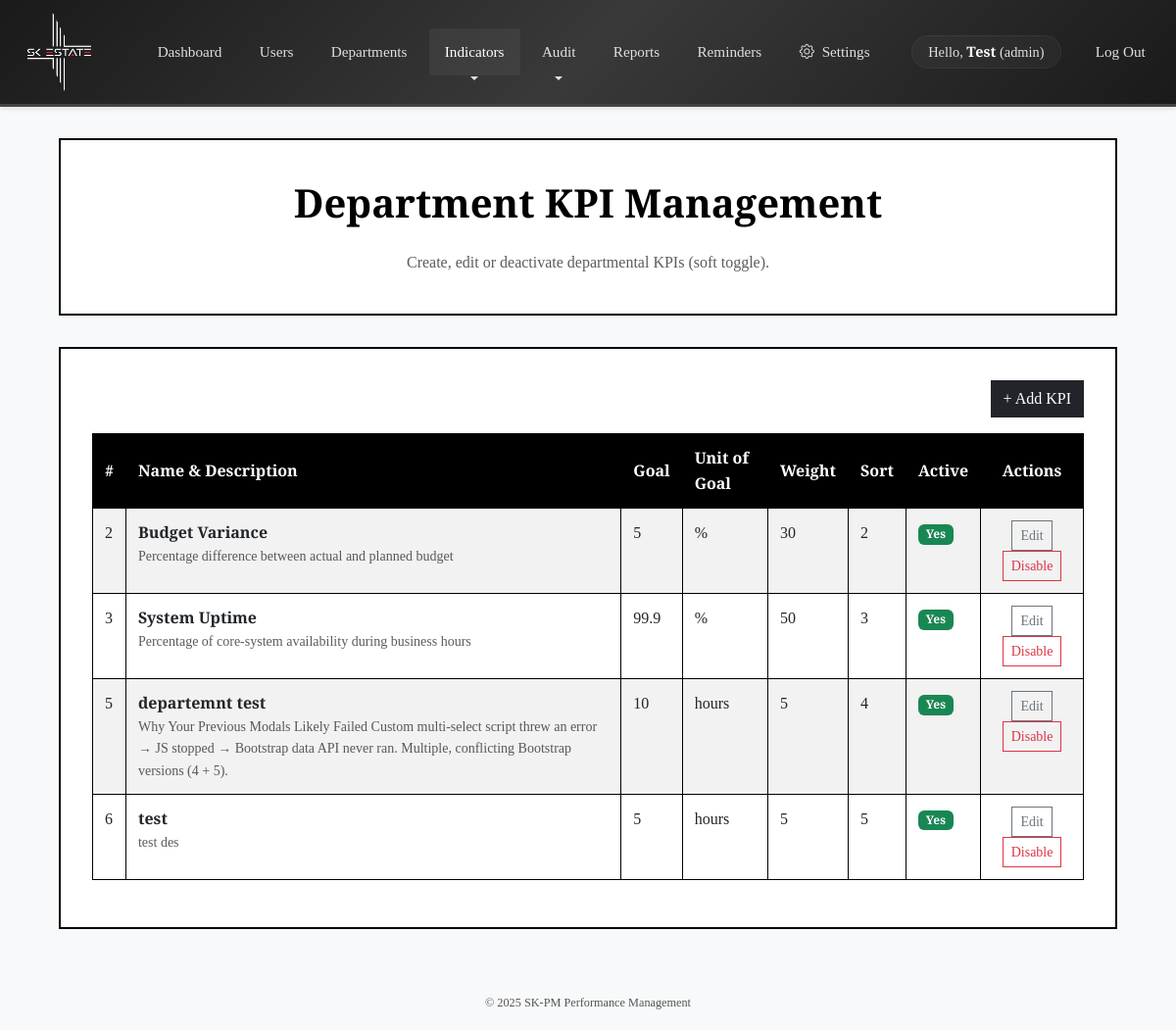
The page /department_indicators.php (signed in) on the database as committed earlier.
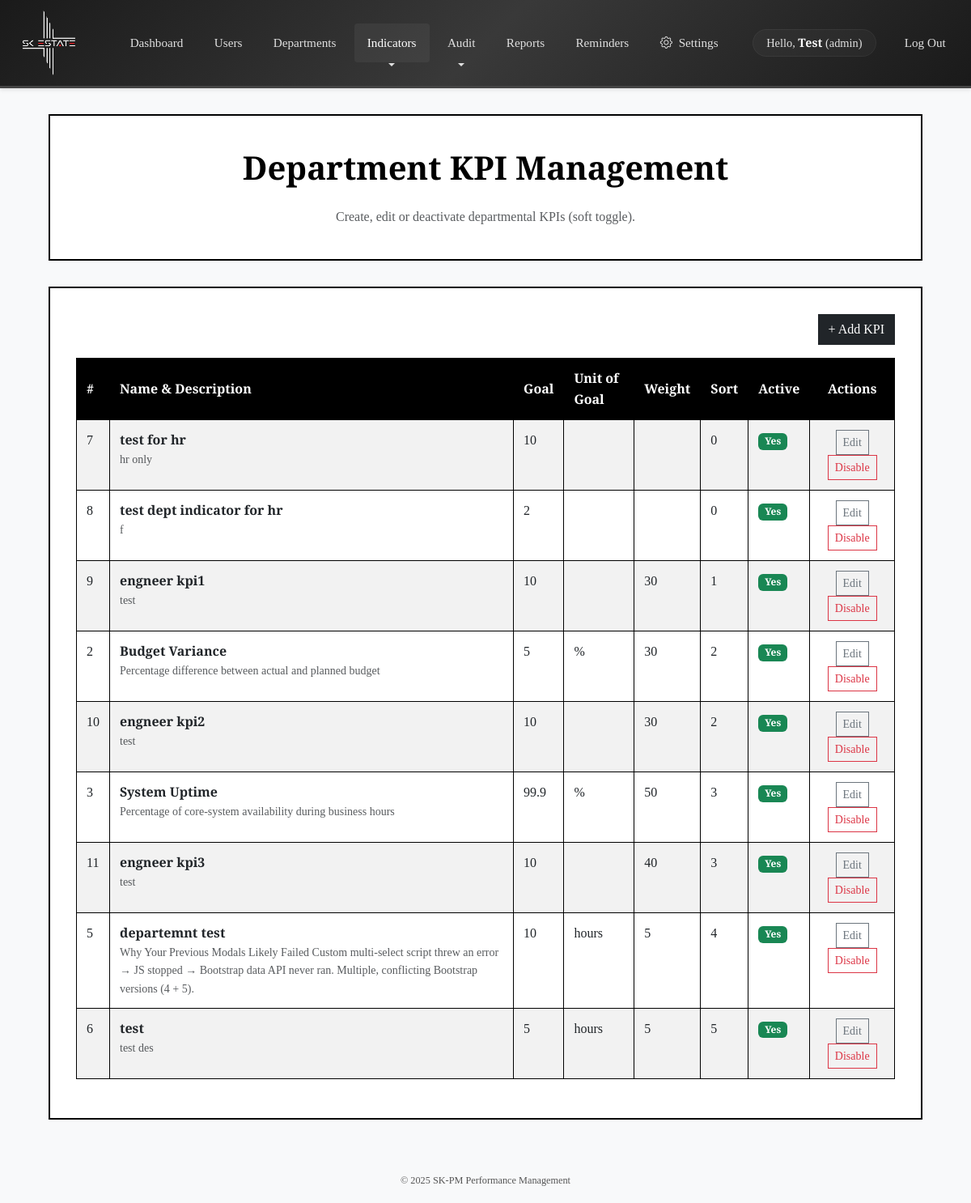
The same page on the database as committed later.
### tables this page shows
CREATE TABLE `users` (
  `user_id` int(11) NOT NULL,
  `name` varchar(100) NOT NULL,
  `email` varchar(255) NOT NULL,
  `password_hash` varchar(255) NOT NULL,
  `role_id` int(11) NOT NULL,
  `dept_id` int(11) DEFAULT NULL,
  `phone` varchar(20) DEFAULT NULL,
  `telegram_chat_id` bigint(20) DEFAULT NULL,
  `position` varchar(100) DEFAULT NULL,
  `birth_date` date DEFAULT NULL,
  `hire_date` date DEFAULT NULL,
  `rating_window_days` int(11) DEFAULT 0,
  `active` tinyint(1) DEFAULT 1,
  `email_verified` tinyint(1) DEFAULT 0,
  `email_verification_token` varchar(255) DEFAULT NULL,
  `email_verification_expires` datetime DEFAULT NULL
);

CREATE TABLE `department_indicators` (
  `indicator_id` int(11) NOT NULL,
  `name` varchar(255) NOT NULL,
  `description` text DEFAULT NULL,
  `responsible_departments` varchar(255) DEFAULT NULL,
  `default_goal` float NOT NULL,
  `unit_of_goal` varchar(50) DEFAULT NULL,
  `unit` varchar(50) DEFAULT NULL,
  `way_of_measurement` varchar(255) DEFAULT NULL,
  `default_weight` int(11) DEFAULT NULL,
  `sort_order` int(11) DEFAULT NULL,
  `active` tinyint(1) DEFAULT 1
);

### backend/user_controller.php (called while the page is built, shortened)
<?php
require_once __DIR__ . '/db.php';
function getUser(int $id): ?array
{
    global $pdo;
    $sql = "
    SELECT
        u.user_id,
        u.name,
        u.email,
        u.phone,
        u.position,
        u.birth_date,
        u.hire_date,
        u.rating_window_days,
        /* make sure the chat ID comes through */
        COALESCE(u.telegram_chat_id, ut.telegram_chat_id) AS telegram_chat_id,
        u.role_id,
        r.role_name,
        u.dept_id,
        d.dept_name,
        u.active
    FROM users u
    JOIN roles r             ON r.role_id  = u.role_id
    LEFT JOIN departments d  ON d.dept_id  = u.dept_id
    /* grab chat ID from user_telegram too, in case that table has the latest value */
    LEFT JOIN user_telegram ut ON ut.user_id = u.user_id AND ut.verified = 1
    WHERE u.user_id = :id
    LIMIT 1
    ";
    $stmt = $pdo->prepare($sql);
    $stmt->execute(['id' => $id]);
    $user = $stmt->fetch(PDO::FETCH_ASSOC);
    return $user ?: null;
}

### backend/indicator_controller.php (called while the page is built, shortened)
<?php
final class IndicatorRepository
{
    private PDO $pdo;
    public function __construct(PDO $pdo)
    {
        $this->pdo = $pdo;
    }
    public function fetchDepartmentIndicators(bool $onlyActive = false): array
    {
        $sql    = "SELECT * FROM department_indicators";
        $params = [];
        $sql .= " ORDER BY sort_order ASC";
        return $this->runSelect($sql, $params);
    }
    private function runSelect(string $sql, array $params): array
    {
        $stmt = $this->pdo->prepare($sql);
        $stmt->execute($params);
        return $stmt->fetchAll(PDO::FETCH_ASSOC);
    }
}

### department_indicators.php (the view, shortened to what this page needs)
<?php
require_once __DIR__ . '/backend/indicator_controller.php';
require_once __DIR__ . '/backend/department_controller.php';
$indicatorRepo = new IndicatorRepository($pdo);
$indicators      = $indicatorRepo->fetchDepartmentIndicators(false);
include __DIR__ . '/partials/navbar.php';
?>
<!DOCTYPE html>
<html lang="en">
<head>
  <link href="https://cdn.jsdelivr.net/npm/bootstrap@5.3.0/dist/css/bootstrap.min.css"
    rel="stylesheet"
>
  <link href="https://cdn.jsdelivr.net/npm/bootstrap-icons@1.11.3/font/bootstrap-icons.css" rel="stylesheet">
  <link rel="stylesheet" href="./assets/css/style.css">
</head>
<body class="font-serif bg-light text-dark">
  <header class="data-container text-center py-4">
    <h1>Department KPI Management</h1>
    <p class="text-muted">Create, edit or deactivate departmental KPIs (soft toggle).</p>
  </header>
  <main class="data-container mb-5">
    <div class="text-end mb-3">
      <button class="btn btn-dark" data-bs-toggle="modal" data-bs-target="#createModal" id="openCreate">+ Add KPI</button>
    </div>
    <div class="table-responsive">
      <table class="table table-striped table-bordered align-middle">
        <thead class="table-dark">
          <tr>
            <th>#</th>
            <th>Name & Description</th>
            <th>Goal</th>
            <th>Unit of Goal</th>
            <th>Weight</th>
            <th>Sort</th>
            <th>Active</th>
            <th class="text-center">Actions</th>
          </tr>
        </thead>
        <tbody>
          <?php foreach ($indicators as $ind): ?>
            <?php
            $full = trim((string)$ind['description']);
            $short = $full;
            ?>
            <tr class="<?= $ind['active'] ? '' : 'table-danger' ?>">
              <td><?= $ind['indicator_id'] ?></td>
              <td>
                <strong><?= htmlspecialchars($ind['name']) ?></strong>
                <?php if ($full !== ''): ?>
                  <div class="text-muted small desc-wrap">
                    <span class="short"><?= htmlspecialchars($short) ?></span>
                  </div>
                <?php endif; ?>
              </td>
              <td><?= htmlspecialchars((string)$ind['default_goal']) ?></td>
              <td><?= htmlspecialchars((string)$ind['unit_of_goal']) ?></td>
              <td><?= htmlspecialchars((string)$ind['default_weight']) ?></td>
              <td><?= htmlspecialchars((string)$ind['sort_order']) ?></td>
              <td><span class="badge bg-<?= $ind['active'] ? 'success' : 'secondary' ?>"><?= $ind['active'] ? 'Yes' : 'No' ?></span></td>
              <td class="text-center">
                <button class="btn btn-sm btn-outline-secondary" data-bs-toggle="modal" data-bs-target="#editModal<?= $ind['indicator_id'] ?>">Edit</button>
                <form method="post" class="d-inline" onsubmit="return confirm('Change status?');">
                  <button class="btn btn-sm btn-outline-<?= $ind['active'] ? 'danger' : 'success' ?>"><?= $ind['active'] ? 'Disable' : 'Enable' ?></button>
                </form>
              </td>
            </tr>
          <?php endforeach; ?>
        </tbody>
      </table>
    </div>
  </main>
  <footer class="footer py-3 text-center">
    <small>&copy; <?= date('Y') ?> SK-PM Performance Management</small>
  </footer>
</body>
</html>

### partials/navbar.php (shortened to what this page needs)
<?php
require_once __DIR__ . '/../backend/user_controller.php';
$user      = getUser($_SESSION['user_id']);
$roleId    = (int)($_SESSION['role_id'] ?? 0);
$roleName  = htmlspecialchars($_SESSION['role_name'] ?? '');
$userName  = htmlspecialchars($user['name']       ?? '');
$currentPage = basename($_SERVER['PHP_SELF']);
function isActivePage($page) {
    global $currentPage;
    return $currentPage === $page ? 'active' : '';
}
function isActiveDropdown($pages) {
    global $currentPage;
    return in_array($currentPage, $pages) ? 'active' : '';
}
?>
<!DOCTYPE html>
<html lang="en">
<head>
<link href="https://cdn.jsdelivr.net/npm/bootstrap@5.3.0/dist/css/bootstrap.min.css" rel="stylesheet">
<link href="https://cdn.jsdelivr.net/npm/bootstrap-icons@1.11.3/font/bootstrap-icons.css" rel="stylesheet">
<link rel="stylesheet" href="./assets/css/style.css">
</head>
<body>
<nav class="navbar navbar-expand-lg navbar-dark bg-dark mb-4">
  <div class="container-fluid">
  <a class="navbar-brand d-flex align-items-center" href="dashboard.php">
  <img src="./assets/logo/SKE.png" alt="SK Group" class="d-inline-block align-text-top">
</a>
    <div class="collapse navbar-collapse" id="navMenu">
      <ul class="navbar-nav me-auto">
        <li class="nav-item">
          <a class="nav-link <?= isActivePage('dashboard.php') ?>" href="dashboard.php">Dashboard</a>
        </li>
        <?php if ($roleId === 1): ?>
          <li class="nav-item"><a class="nav-link <?= isActivePage('users.php') ?>" href="users.php">Users</a></li>
          <li class="nav-item"><a class="nav-link <?= isActivePage('departments.php') ?>" href="departments.php">Departments</a></li>
          <li class="nav-item dropdown">
            <a class="nav-link dropdown-toggle <?= isActiveDropdown(['individual_indicators.php', 'department_indicators.php']) ?>" href="#" id="indicatorsDrop"
               role="button" data-bs-toggle="dropdown" aria-expanded="false">
              Indicators
            </a>
          </li>
          <li class="nav-item dropdown">
            <a class="nav-link dropdown-toggle <?= isActiveDropdown(['audit_evaluations.php', 'audit_departments.php']) ?>" href="#" id="auditDrop"
               role="button" data-bs-toggle="dropdown" aria-expanded="false">
              Audit
            </a>
          </li>
          <li class="nav-item"><a class="nav-link <?= isActivePage('reports.php') ?>" href="reports.php">Reports</a></li>
          <li class="nav-item"><a class="nav-link <?= isActivePage('reminders.php') ?>" href="reminders.php">Reminders</a></li>
          <li class="nav-item">
            <a class="nav-link <?= isActivePage('settings.php') ?>" href="settings.php">
              <i class="bi bi-gear me-1"></i> Settings
            </a>
          </li>
        <?php else: ?>
          <li class="nav-item"><a class="nav-link <?= isActivePage('evaluate.php') ?>" href="evaluate.php">
                Submit Ratings</a></li>
        <?php endif; ?>
      </ul>
      <ul class="navbar-nav ms-auto align-items-center">
        <li class="nav-item me-3">
          <span class="navbar-text">
            Hello, <strong><?= $userName ?></strong> (<?= $roleName ?>)
          </span>
        </li>
        <li class="nav-item">
          <a class="nav-link <?= isActivePage('logout.php') ?>" href="logout.php">Log Out</a>
        </li>
      </ul>
    </div>
  </div>
</nav>
</body>
</html>

### assets/css/style.css (style rules this page uses)
html, body { height: 100%; margin: 0; padding: 0; background-color: rgba(var(--bs-light-rgb), var(--bs-bg-opacity)) !important; color: #000000; font-family: 'Merriweather', serif; line-height: 1.6; }
h1, h2, h3, h4, h5, h6 { font-family: 'Playfair Display', serif; margin-top: 1rem; margin-bottom: 1rem; font-weight: 700; color: #000000; }
.navbar { background: linear-gradient(135deg, #1a1a1a 0%, #393939 50%, #1a1a1a 100%) !important; border-bottom: 3px solid #444; box-shadow: 0 2px 5px rgba(0, 0, 0, 0.1); padding: 0.3rem 0; font-family: 'Merriweather', serif; }
.navbar-brand { padding: 0.5rem 1rem; transition: transform 0.3s ease; margin-right: 2rem; }
.navbar-brand img { height: 80px; width: auto; max-width: 120px; filter: brightness(1.1) contrast(1.1); object-fit: contain; }
.navbar-nav .nav-link { color: #e0e0e0 !important; font-weight: 500; font-size: 0.95rem; padding: 0.75rem 1rem !important; position: relative; transition: all 0.3s ease; border-radius: 4px; margin: 0 0.2rem; }
.navbar-nav .nav-link::after { content: ''; position: absolute; bottom: 0; left: 50%; width: 0; height: 2px; background: linear-gradient(90deg, #fff, #ccc); transition: all 0.4s ease; transform: translateX(-50%); }
.navbar-nav .nav-link[href="logout.php"]::after { background: linear-gradient(90deg, #952e2e, #811818); }
.navbar-nav .nav-link.active { color: #ffffff !important; background: rgba(255, 255, 255, 0.05); font-weight: 500; }
.navbar-nav .nav-link.active::after { width: 80%; background: linear-gradient(90deg, #ffffff, #e0e0e0); }
.dropdown-toggle::after { display: none; }
.dropdown-toggle::before { content: ''; position: absolute; bottom: -5px; left: 50%; transform: translateX(-50%); width: 0; height: 0; border-left: 4px solid transparent; border-right: 4px solid transparent; border-top: 4px solid #e0e0e0; }
.navbar-text { color: #e0e0e0 !important; font-family: 'Playfair Display', serif; font-size: 0.9rem; padding: 0.5rem 1rem; background: rgba(255, 255, 255, 0.03); border-radius: 20px; border: 1px solid rgba(255, 255, 255, 0.05); }
.navbar-text strong { color: #ffffff; font-weight: 600; }
.bi-gear { transition: transform 0.3s ease; }
.bg-dark { --bs-bg-opacity: 1; background-color: rgba(var(--bs-dark-rgb), var(--bs-bg-opacity)) !important; }
.footer { color: #ffffff; text-align: center; }
.table { width: 100%; margin-bottom: 1rem; border-collapse: collapse; }
.table th, .table td { border: 1px solid #000000; padding: 0.75rem; vertical-align: middle; }
.btn { border-radius: 0; font-family: inherit; }
.mb-3 { margin-bottom: 1rem !important; }
.mb-4 { margin-bottom: 1.5rem !important; }
.mb-5 { margin-bottom: 3rem !important; }
.text-center { text-align: center !important; }
.data-container { background-color: #fff; border: 2px solid #000; border-radius: 0; margin: 2rem auto; padding: 2rem; max-width: 90%; box-sizing: border-box; }
.data-container h1, .data-container h2 { font-family: 'Playfair Display', serif; margin-bottom: 1.5rem; color: #000; }
.data-container table { width: 100%; border-collapse: collapse; }
.data-container .table-responsive { overflow-x: auto; overflow-y: visible; max-height: none; }
.data-container th { background-color: #000; color: #fff; font-weight: 600; border: 1px solid #000; padding: 0.75rem; }
.data-container td { border: 1px solid #000; padding: 0.75rem; }
.data-container tbody tr:nth-child(even) { background-color: #f8f8f8; }
.footer { max-width: 400px; margin: 2rem auto; text-align: center; font-size: 0.875rem; color: #000; }
.footer small { color: #555; }

### department_indicators.php (style rules this page uses)
body.font-serif { font-family: 'Merriweather', serif }
.table td { vertical-align: top }

Rows that differ between the two databases and show on the page:
added department_indicators: indicator_id "7", name "test for hr", description "hr only", default_goal "10", sort_order "0", active "Yes"
added department_indicators: indicator_id "8", name "test dept indicator for hr", description "f", default_goal "2", sort_order "0", active "Yes"
added department_indicators: indicator_id "9", name "engneer kpi1", description "test", default_goal "10", default_weight "30", sort_order "1", active "Yes"
added department_indicators: indicator_id "10", name "engneer kpi2", description "test", default_goal "10", default_weight "30", sort_order "2", active "Yes"
added department_indicators: indicator_id "11", name "engneer kpi3", description "test", default_goal "10", default_weight "40", sort_order "3", active "Yes"
